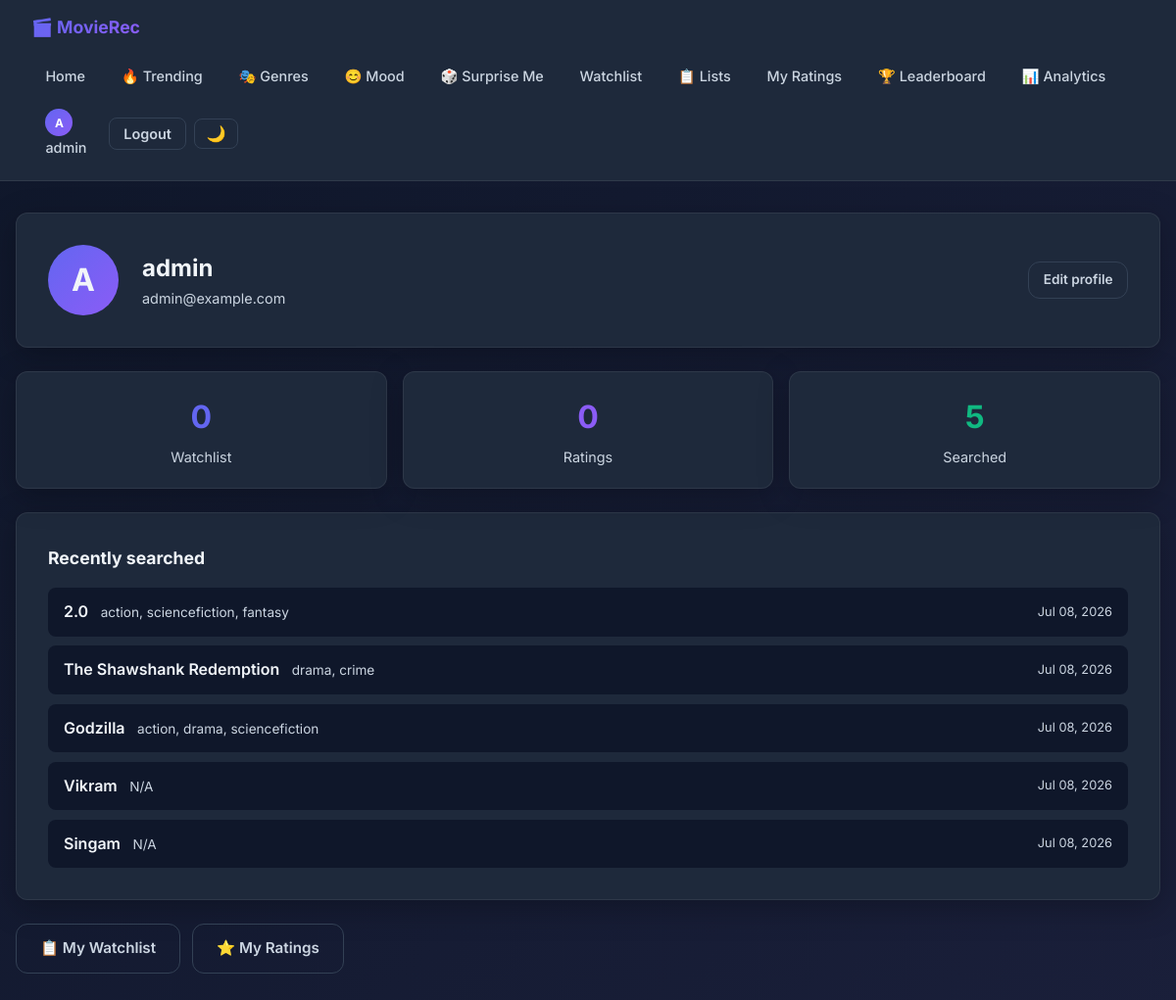
/profile/ (signed in), run on the app's committed database.
### recommender/models.py (models this page shows, shortened)
class WatchHistory(models.Model):
    user = models.ForeignKey(User, on_delete=models.CASCADE, related_name='watch_history')
    movie_title = models.CharField(max_length=255)
    watched_at = models.DateTimeField(auto_now_add=True)
    imdb_id = models.CharField(max_length=20, blank=True)
    poster_url = models.URLField(blank=True)
    genres = models.CharField(max_length=255, blank=True)
    rating = models.CharField(max_length=20, blank=True)
    class Meta:
        unique_together = ('user', 'movie_title')
        ordering = ['-watched_at']

### recommender/views.py (the view)
# urls.py: path('profile/', views.profile_view, name='profile'),
@login_required
def profile_view(request):
    watchlist = WatchlistItem.objects.filter(user=request.user)
    ratings = Rating.objects.filter(user=request.user)
    history = WatchHistory.objects.filter(user=request.user)[:20]
    return render(request, 'recommender/profile.html', {
        'watchlist': watchlist,
        'ratings': ratings,
        'history': history,
    })

### recommender/templates/recommender/profile.html (shortened to what this page needs)
{% extends 'recommender/base.html' %}
{% block content %}
<div class="page">
    <div class="card" style="margin-bottom:1.5rem;display:flex;align-items:center;gap:1.5rem;flex-wrap:wrap">
        <div style="width:72px;height:72px;border-radius:50%;background:linear-gradient(135deg,var(--primary),var(--secondary));display:flex;align-items:center;justify-content:center;font-size:2rem;font-weight:700;flex-shrink:0">
            {{ user.username|first|upper }}
        </div>
        <div style="flex:1;min-width:0">
            <h1 style="font-size:1.5rem;font-weight:700">{{ user.username }}</h1>
            <p style="color:var(--text-muted);font-size:.9rem">{{ user.email }}</p>
        </div>
        <a href="{% url 'recommender:edit_profile' %}" class="btn btn-outline btn-sm">Edit profile</a>
    </div>
    <div style="display:grid;grid-template-columns:repeat(auto-fit,minmax(160px,1fr));gap:1rem;margin-bottom:1.5rem">
        <div class="card" style="text-align:center;padding:1.25rem">
            <div style="font-size:2rem;font-weight:700;color:var(--primary)">{{ watchlist.count }}</div>
            <div style="color:var(--text-muted);font-size:.9rem;margin-top:.25rem">Watchlist</div>
        </div>
        <div class="card" style="text-align:center;padding:1.25rem">
            <div style="font-size:2rem;font-weight:700;color:var(--secondary)">{{ ratings.count }}</div>
            <div style="color:var(--text-muted);font-size:.9rem;margin-top:.25rem">Ratings</div>
        </div>
        <div class="card" style="text-align:center;padding:1.25rem">
            <div style="font-size:2rem;font-weight:700;color:var(--success)">{{ history.count }}</div>
            <div style="color:var(--text-muted);font-size:.9rem;margin-top:.25rem">Searched</div>
        </div>
    </div>
    <div class="card" style="margin-bottom:1.5rem">
        <h2 style="font-size:1.1rem;font-weight:700;margin-bottom:1rem">Recently searched</h2>
        {% if history %}
        <div style="display:flex;flex-direction:column;gap:.6rem">
            {% for item in history %}
            <div style="display:flex;align-items:center;justify-content:space-between;padding:.75rem 1rem;background:var(--bg);border-radius:8px;flex-wrap:wrap;gap:.5rem">
                <div>
                    <span style="font-weight:600">{{ item.movie_title }}</span>
                    {% if item.genres %}<span style="color:var(--text-muted);font-size:.85rem;margin-left:.5rem">{{ item.genres }}</span>{% endif %}
                </div>
                <span style="color:var(--text-muted);font-size:.8rem">{{ item.watched_at|date:"M d, Y" }}</span>
            </div>
            {% endfor %}
        </div>
        {% else %}
        <p style="color:var(--text-muted);font-size:.9rem">No search history yet. Start looking up movies!</p>
        {% endif %}
    </div>
    <div style="display:flex;gap:.75rem;flex-wrap:wrap">
        <a href="{% url 'recommender:watchlist' %}" class="btn btn-outline">📋 My Watchlist</a>
        <a href="{% url 'recommender:my_ratings' %}" class="btn btn-outline">⭐ My Ratings</a>
    </div>
</div>
{% endblock %}

### recommender/templates/recommender/base.html (shortened to what this page needs)
{% load static %}
<!DOCTYPE html>
<html lang="en">
<head>
</head>
<body>
<nav class="nav">
    <div class="nav-inner">
        <a href="{% url 'recommender:main' %}" class="nav-brand">🎬 MovieRec</a>
        <div class="nav-links">
            <a href="{% url 'recommender:main' %}" class="nav-link">Home</a>
            <a href="{% url 'recommender:trending' %}" class="nav-link">🔥 Trending</a>
            <a href="{% url 'recommender:genre_browse' %}" class="nav-link">🎭 Genres</a>
            <a href="{% url 'recommender:mood_recommendations' %}" class="nav-link">😊 Mood</a>
            <a href="{% url 'recommender:surprise_me' %}" class="nav-link">🎲 Surprise Me</a>
            {% if user.is_authenticated %}
                <a href="{% url 'recommender:watchlist' %}" class="nav-link">Watchlist</a>
                <a href="{% url 'recommender:my_lists' %}" class="nav-link">📋 Lists</a>
                <a href="{% url 'recommender:my_ratings' %}" class="nav-link">My Ratings</a>
                <a href="{% url 'recommender:leaderboard' %}" class="nav-link">🏆 Leaderboard</a>
                {% if user.is_staff %}<a href="{% url 'recommender:analytics_dashboard' %}" class="nav-link">📊 Analytics</a>{% endif %}
                <a href="{% url 'recommender:profile' %}" class="nav-link">
                    <span class="nav-avatar">{{ user.username|first|upper }}</span>
                    {{ user.username }}
                </a>
                <form method="post" action="{% url 'recommender:logout' %}" style="display:inline">
                    <button type="submit" class="nav-btn nav-btn-outline">Logout</button>
                </form>
            {% else %}
                <a href="{% url 'recommender:leaderboard' %}" class="nav-link">🏆 Leaderboard</a>
                <a href="{% url 'recommender:login' %}" class="nav-btn nav-btn-outline">Login</a>
                <a href="{% url 'recommender:register' %}" class="nav-btn nav-btn-primary">Sign Up</a>
            {% endif %}
            <button class="theme-toggle" id="themeToggle" title="Toggle light/dark mode">🌙</button>
        </div>
    </div>
</nav>
{% block content %}{% endblock %}
</body>
</html>

### recommender/templates/recommender/base.html (style rules this page uses)
* { margin:0;padding:0;box-sizing:border-box }
:root { --primary:#6366f1;--primary-dark:#4f46e5;--secondary:#8b5cf6; --bg:#0f172a;--surface:#1e293b;--surface-light:#334155; --text:#f1f5f9;--text-muted:#cbd5e1;--error:#ef4444;--success:#10b981; --radius:12px;--transition:all 0.3s cubic-bezier(0.4,0,0.2,1); }
body { font-family:'Inter',sans-serif;background:linear-gradient(135deg,var(--bg) 0%,#1a1f3a 100%);color:var(--text);min-height:100vh;line-height:1.6;transition:background .3s,color .3s }
.nav { background:var(--surface);border-bottom:1px solid rgba(255,255,255,.08);padding:.9rem 2rem;position:sticky;top:0;z-index:200;backdrop-filter:blur(10px);transition:background .3s }
.nav-inner { max-width:1200px;margin:0 auto;display:flex;align-items:center;justify-content:space-between;gap:1rem;flex-wrap:wrap }
.nav-brand { font-weight:700;font-size:1.1rem;text-decoration:none;color:var(--text);background:linear-gradient(135deg,var(--primary),var(--secondary));-webkit-background-clip:text;-webkit-text-fill-color:transparent;background-clip:text }
.nav-links { display:flex;align-items:center;gap:.5rem;flex-wrap:wrap }
.nav-link { padding:.45rem .9rem;border-radius:8px;text-decoration:none;color:var(--text-muted);font-size:.9rem;font-weight:500;transition:var(--transition) }
.nav-btn { padding:.45rem .9rem;border-radius:8px;text-decoration:none;font-size:.9rem;font-weight:600;transition:var(--transition);border:none;cursor:pointer;font-family:inherit }
.nav-btn-outline { background:transparent;border:1.5px solid var(--surface-light);color:var(--text-muted) }
.nav-avatar { width:28px;height:28px;border-radius:50%;background:linear-gradient(135deg,var(--primary),var(--secondary));display:flex;align-items:center;justify-content:center;font-size:.75rem;font-weight:700;color:#fff;flex-shrink:0 }
.theme-toggle { background:transparent;border:1.5px solid var(--surface-light);border-radius:8px;padding:.4rem .7rem;cursor:pointer;font-size:1rem;transition:var(--transition);color:var(--text-muted);line-height:1 }
.page { max-width:1200px;margin:0 auto;padding:2rem 1rem 4rem }
.card { background:var(--surface);border-radius:var(--radius);padding:2rem;border:1px solid rgba(255,255,255,.07);box-shadow:0 8px 32px rgba(0,0,0,.25) }
.btn { display:inline-flex;align-items:center;justify-content:center;gap:.45rem;padding:.75rem 1.5rem;border-radius:var(--radius);font-size:.95rem;font-weight:600;cursor:pointer;transition:var(--transition);border:none;font-family:inherit;text-decoration:none }
.btn-outline { background:transparent;border:1.5px solid var(--surface-light);color:var(--text-muted) }
.btn-sm { padding:.45rem .9rem;font-size:.85rem }

### data on the page
WatchHistory: movie_title "2.0", genres "action, sciencefiction, fantasy", watched_at "Jul 08, 2026"
WatchHistory: movie_title "The Shawshank Redemption", genres "drama, crime", watched_at "Jul 08, 2026"
WatchHistory: movie_title "Godzilla", genres "action, drama, sciencefiction", watched_at "Jul 08, 2026"
WatchHistory: movie_title "Vikram", genres "N/A", watched_at "Jul 08, 2026"
WatchHistory: movie_title "Singam", genres "N/A", watched_at "Jul 08, 2026"

### other printed values
{{ user.username|first|upper }} "A"
{{ user.username }} "admin"
{{ user.email }} "admin@example.com"
{{ watchlist.count }} "0"
{{ ratings.count }} "0"
{{ history.count }} "5"
